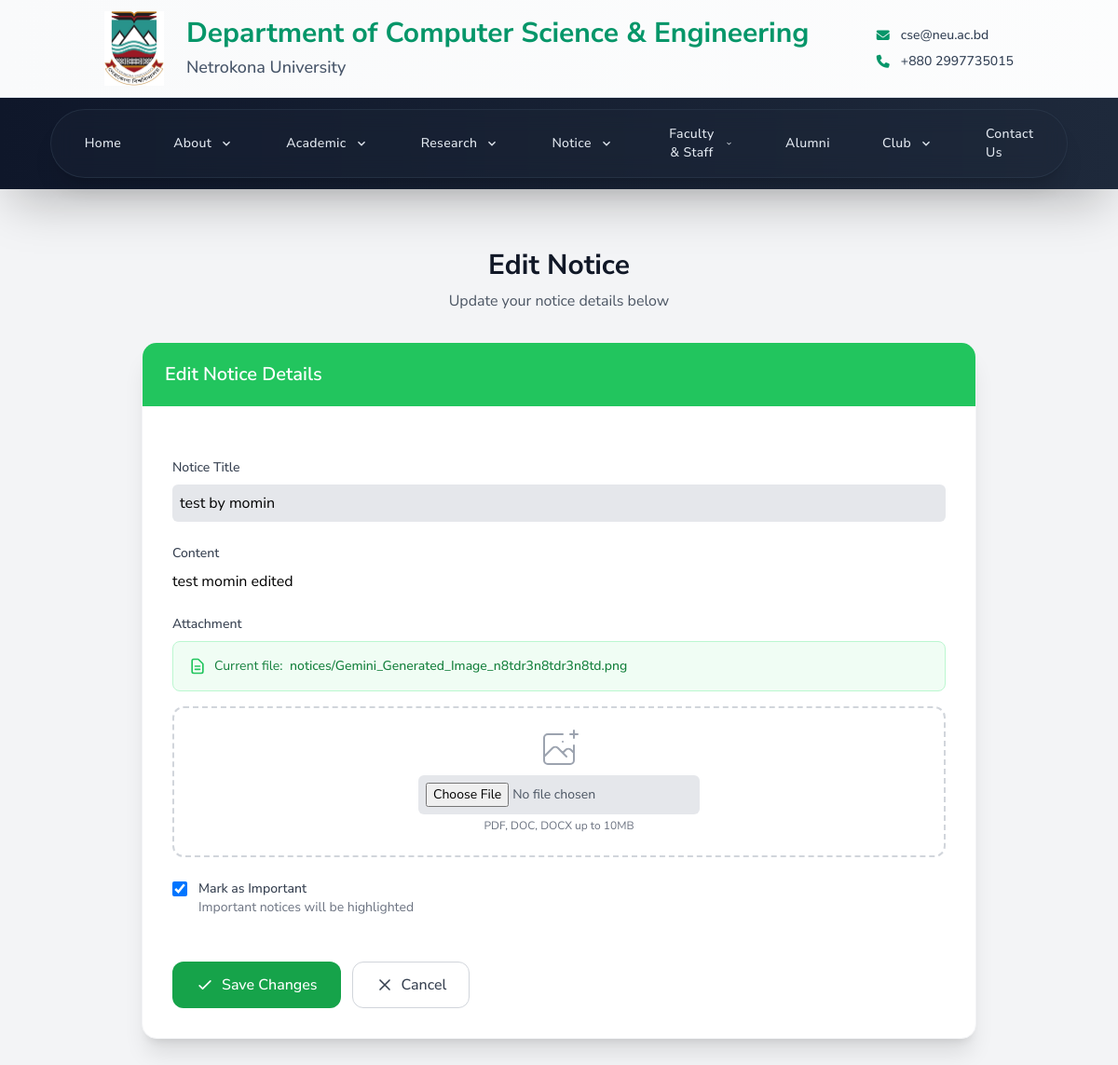
Page /staff/edit-notice/17/ (signed in) on the committed database.
### cse_app/models.py (models this page shows, shortened)
class Notice_Board(models.Model):
    title = models.CharField(max_length=200)
    content = RichTextField()
    file = models.FileField(upload_to='notices/', blank=True, null=True)  # For download option
    created_at = models.DateTimeField(auto_now_add=True)
    updated_at = models.DateTimeField(auto_now=True)
    is_important = models.BooleanField(default=False)
    created_by = models.ForeignKey(User, on_delete=models.SET_NULL, null=True, blank=True)
    class Meta:
        ordering = ['-created_at']  # Newest first

### cse_app/views.py (the view, shortened to what this page needs)
# urls.py: path('staff/edit-notice/<int:pk>/', views.edit_notice, name='edit_notice'),
@login_required(login_url='staff_login')
def edit_notice(request, pk):
    notice = get_object_or_404(Notice_Board, pk=pk)
    if request.method == 'POST':
        form = NoticeForm(request.POST, request.FILES, instance=notice)
        if form.is_valid():
            notice = form.save(commit=False)
            notice.created_by = request.user  # Ensure created_by is set
            notice.save()
            request.session['temp_message'] = {
                'type': 'success',
                'message': 'Notice updated successfully!'
            }
            request.session.modified = True
            return redirect('staff_dashboard')
        else:
            request.session['temp_message'] = {
                'type': 'error',
                'message': 'Error updating notice. Please check the form.'
            }
            request.session.modified = True
    else:
        form = NoticeForm(instance=notice)
    return render(request, 'cse/staff/edit_notice.html', {
        'form': form,
        'notice': notice
    })

### cse_app/forms.py
class NoticeForm(forms.ModelForm):
    content = forms.CharField(widget=CKEditorWidget())
    class Meta:
        model = Notice_Board
        fields = ['title', 'content', 'file', 'is_important']
        widgets = {
            'title': forms.TextInput(attrs={'class': 'w-full p-2 rounded-md bg-gray-200 focus:outline-none focus:ring-2 focus:ring-green-500', 'placeholder': 'Enter Notice title'}),
            'file': forms.FileInput(attrs={'class': 'w-full p-2 rounded-md bg-gray-200 focus:outline-none focus:ring-2 focus:ring-green-500'}),
            'is_important': forms.CheckboxInput(attrs={'class': 'h-4 w-4 rounded border-gray-300 text-green-600 focus:ring-green-500'})
        }

### cse_app/context_processors.py (called while the page is built)
def scrolling_notice(request):
    notice = ScrollingNotice.objects.filter(is_active=True).first()
    return {'scrolling_notice': notice.text if notice else ''}

### templates/cse/staff/edit_notice.html (shortened to what this page needs)
{% extends 'base.html' %}
{% load static %}
{% block content %}
<div class="min-h-screen py-4 sm:py-8 px-4 sm:px-6 lg:px-8">
    <div class="max-w-2xl sm:max-w-4xl mx-auto">
        <div class="text-center mb-6 sm:mb-8">
            <h1 class="text-2xl sm:text-3xl font-bold text-gray-900">Edit Notice</h1>
            <p class="text-gray-600 mt-2">Update your notice details below</p>
        </div>
        <div class="bg-white rounded-2xl shadow-xl overflow-hidden border border-gray-100">
            <div class="bg-green-500 px-4 sm:px-6 py-5">
                <h2 class="text-lg sm:text-xl font-semibold text-white">Edit Notice Details</h2>
            </div>
            <div class="p-4 sm:p-6 lg:p-8">
                <form method="post" action="{% url 'edit_notice' notice.pk %}" enctype="multipart/form-data" class="space-y-4 sm:space-y-6">
                    <div>
                        <label for="{{ form.title.id_for_label }}" class="block text-sm font-medium text-gray-700 mb-2">Notice Title</label>
                        <div class="mt-1">
                            {{ form.title }}
                        </div>
                    </div>
                    <div>
                        <label for="{{ form.content.id_for_label }}" class="block text-sm font-medium text-gray-700 mb-2">Content</label>
                        <div class="mt-1">
                            {{ form.content }}
                        </div>
                    </div>
                    <div>
                        <label class="block text-sm font-medium text-gray-700 mb-2">Attachment</label>
                        {% if notice.file %}
                        <div class="mb-4 p-3 sm:p-4 bg-green-50 rounded-lg border border-green-200">
                            <p class="text-sm text-green-700 flex items-center">
                                <span class="break-all">Current file: <span class="font-medium ml-1">{{ notice.file.name }}</span></span>
                            </p>
                        </div>
                        {% endif %}
                        <div class="mt-1 flex justify-center px-4 sm:px-6 pt-4 sm:pt-5 pb-4 sm:pb-6 border-2 border-gray-300 border-dashed rounded-xl hover:border-green-400 transition-colors duration-200">
                            <div class="space-y-1 text-center">
                                <div class="flex text-sm text-gray-600">
                                    {{ form.file }}
                                </div>
                                <p class="text-xs text-gray-500">PDF, DOC, DOCX up to 10MB</p>
                            </div>
                        </div>
                    </div>
                    <div class="flex items-start">
                        <div class="relative flex items-start">
                            <div class="flex items-center h-5">
                                {{ form.is_important }}
                            </div>
                            <div class="ml-3 text-sm">
                                <label for="{{ form.is_important.id_for_label }}" class="font-medium text-gray-700">Mark as Important</label>
                                <p class="text-gray-500">Important notices will be highlighted</p>
                            </div>
                        </div>
                    </div>
                    <div class="flex flex-col sm:flex-row gap-3 pt-4 sm:pt-6">
                        <button type="submit" class="inline-flex items-center justify-center px-4 sm:px-6 py-2 sm:py-3 border border-transparent text-sm sm:text-base font-medium
                         rounded-xl text-white bg-green-600 hover:bg-green-700 focus:outline-none focus:ring-2 focus:ring-offset-2
                         focus:ring-green-500 transition-all duration-200 order-1 sm:order-1">
                            <svg class="h-4 w-4 sm:h-5 sm:w-5 mr-2" fill="none" viewBox="0 0 24 24" stroke="currentColor">
                                <path stroke-linecap="round" stroke-linejoin="round" stroke-width="2" d="M5 13l4 4L19 7" />
                            </svg>
                            Save Changes
                        </button>
                        <a href="{% url 'staff_dashboard' %}" class="inline-flex items-center justify-center px-4 sm:px-6 py-2 sm:py-3 border border-gray-300 text-sm sm:text-base font-medium rounded-xl
                         text-gray-700 bg-white hover:bg-gray-50 focus:outline-none focus:ring-2 focus:ring-offset-2 focus:ring-gray-500 transition-all duration-200 order-2 sm:order-2">
                            <svg class="h-4 w-4 sm:h-5 sm:w-5 mr-2" fill="none" viewBox="0 0 24 24" stroke="currentColor">
                                <path stroke-linecap="round" stroke-linejoin="round" stroke-width="2" d="M6 18L18 6M6 6l12 12" />
                            </svg>
                            Cancel
                        </a>
                    </div>
                </form>
            </div>
        </div>
    </div>
</div>
{% endblock %}

### templates/base.html (style rules this page uses)
* { font-family: 'Nunito Sans', -apple-system, BlinkMacSystemFont, 'Segoe UI', Roboto, Oxygen, Ubuntu, Cantarell, sans-serif; }
.font-semibold { font-weight: 600; }
.font-bold { font-weight: 700; }
:root { --custom-green: #02644A; --custom-green-hover: #00916a; }
html { scroll-behavior: smooth; }

### templates/cse/staff/edit_notice.html (style rules this page uses)
input[type="text"], textarea, select { @apply block w-full px-3 py-2 sm:px-4 sm:py-3 border border-gray-300 rounded-xl shadow-sm focus:ring-blue-500 focus:border-blue-500 transition duration-200 text-sm sm:text-base; }
input[type="file"] { @apply sr-only; }
input[type="checkbox"] { @apply h-4 w-4 text-blue-600 focus:ring-blue-500 border-gray-300 rounded; }

### rows in the picture
Notice_Board: title "test by momin", content "test momin edited", file.name "notices/Gemini_Generated_Image_n8tdr3n8tdr3n8td.png", is_important "☑"
